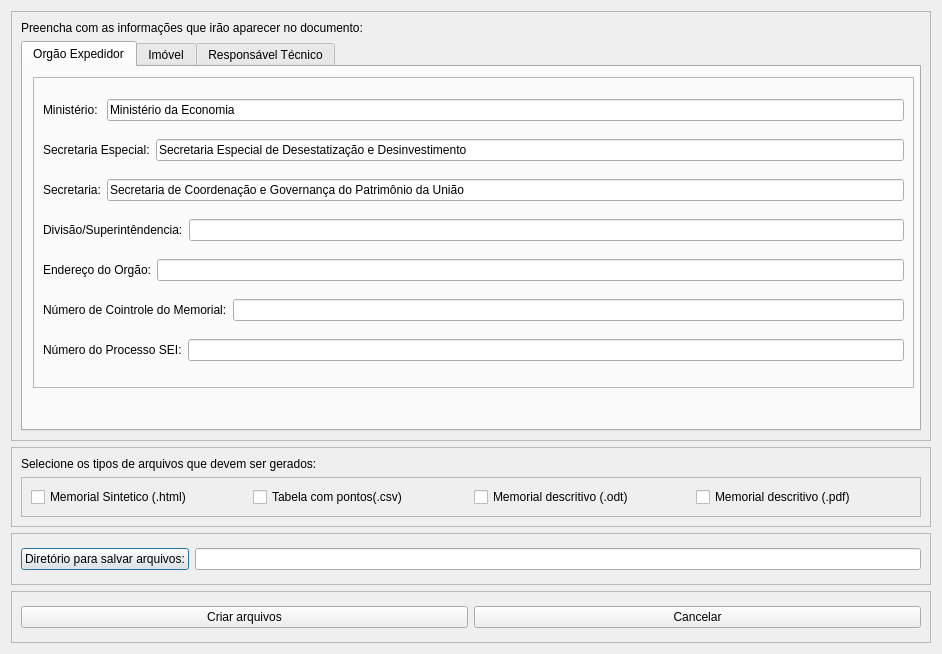
<?xml version="1.0" encoding="UTF-8"?>
<ui version="4.0">
 <class>Dialog</class>
 <widget class="QDialog" name="Dialog">
  <property name="geometry">
   <rect>
    <x>0</x>
    <y>0</y>
    <width>942</width>
    <height>654</height>
   </rect>
  </property>
  <property name="windowTitle">
   <string>Configurações dos arquivos</string>
  </property>
  <layout class="QGridLayout" name="gridLayout_7">
   <item row="6" column="0" colspan="2">
    <widget class="QFrame" name="frame_7">
     <property name="frameShape">
      <enum>QFrame::StyledPanel</enum>
     </property>
     <property name="frameShadow">
      <enum>QFrame::Sunken</enum>
     </property>
     <layout class="QVBoxLayout" name="verticalLayout_7">
      <item>
       <widget class="QLabel" name="label_23">
        <property name="text">
         <string>Selecione os tipos de arquivos que devem ser gerados:</string>
        </property>
       </widget>
      </item>
      <item>
       <widget class="QFrame" name="horizontalLayout_25">
        <property name="frameShape">
         <enum>QFrame::StyledPanel</enum>
        </property>
        <property name="frameShadow">
         <enum>QFrame::Sunken</enum>
        </property>
        <property name="midLineWidth">
         <number>0</number>
        </property>
        <layout class="QHBoxLayout" name="horizontalLayout_24">
         <item>
          <widget class="QCheckBox" name="memorialSinteticHtml">
           <property name="toolTip">
            <string>Gerar um memorial sintetico da geometria selecionada</string>
           </property>
           <property name="text">
            <string>Memorial Sintetico (.html)</string>
           </property>
          </widget>
         </item>
         <item>
          <widget class="QCheckBox" name="tableAreaCsv">
           <property name="toolTip">
            <string>Gerar uma tabela CSV com as coordenadas dos pontos da geometria selecionada.</string>
           </property>
           <property name="text">
            <string>Tabela com pontos(.csv)</string>
           </property>
          </widget>
         </item>
         <item>
          <widget class="QCheckBox" name="memorialDescritivoOdt">
           <property name="toolTip">
            <string>Gerar o memorial descritivo da geometria selecionada em formato ODT do LibreOffice.</string>
           </property>
           <property name="text">
            <string>Memorial descritivo (.odt)</string>
           </property>
          </widget>
         </item>
         <item>
          <widget class="QCheckBox" name="memorialDescritivoPdf">
           <property name="enabled">
            <bool>true</bool>
           </property>
           <property name="toolTip">
            <string>Gerar o memorial descritivo da geometria selecionada em formato PDF</string>
           </property>
           <property name="text">
            <string>Memorial descritivo (.pdf)</string>
           </property>
          </widget>
         </item>
        </layout>
       </widget>
      </item>
     </layout>
    </widget>
   </item>
   <item row="7" column="0" colspan="2">
    <widget class="QFrame" name="frame_6">
     <property name="enabled">
      <bool>true</bool>
     </property>
     <property name="frameShape">
      <enum>QFrame::StyledPanel</enum>
     </property>
     <property name="frameShadow">
      <enum>QFrame::Sunken</enum>
     </property>
     <layout class="QGridLayout" name="gridLayout_6">
      <item row="0" column="0">
       <layout class="QHBoxLayout" name="horizontalLayout_22">
        <item>
         <widget class="QPushButton" name="folderButton">
          <property name="toolTip">
           <string>Selecionar o diretorio onde serão criados os arquivos.</string>
          </property>
          <property name="text">
           <string>Diretório para salvar arquivos:</string>
          </property>
         </widget>
        </item>
        <item>
         <widget class="QLineEdit" name="folderEdit"/>
        </item>
       </layout>
      </item>
     </layout>
    </widget>
   </item>
   <item row="4" column="0" colspan="2">
    <widget class="QFrame" name="frame_5">
     <property name="frameShape">
      <enum>QFrame::StyledPanel</enum>
     </property>
     <property name="frameShadow">
      <enum>QFrame::Sunken</enum>
     </property>
     <layout class="QGridLayout" name="gridLayout_5">
      <item row="0" column="0">
       <widget class="QLabel" name="label_24">
        <property name="text">
         <string>Preencha com as informações que irão aparecer no documento:</string>
        </property>
       </widget>
      </item>
      <item row="1" column="0">
       <widget class="QTabWidget" name="tabWidget">
        <property name="sizePolicy">
         <sizepolicy hsizetype="Preferred" vsizetype="Preferred">
          <horstretch>0</horstretch>
          <verstretch>0</verstretch>
         </sizepolicy>
        </property>
        <property name="maximumSize">
         <size>
          <width>16777215</width>
          <height>16777215</height>
         </size>
        </property>
        <property name="tabShape">
         <enum>QTabWidget::Rounded</enum>
        </property>
        <property name="currentIndex">
         <number>0</number>
        </property>
        <property name="elideMode">
         <enum>Qt::ElideLeft</enum>
        </property>
        <widget class="QWidget" name="tab">
         <attribute name="title">
          <string>Orgão Expedidor</string>
         </attribute>
         <attribute name="toolTip">
          <string>Dados do Orgão que está expedindo o Memorial </string>
         </attribute>
         <widget class="QFrame" name="frame_10">
          <property name="geometry">
           <rect>
            <x>10</x>
            <y>10</y>
            <width>881</width>
            <height>311</height>
           </rect>
          </property>
          <property name="frameShape">
           <enum>QFrame::StyledPanel</enum>
          </property>
          <property name="frameShadow">
           <enum>QFrame::Raised</enum>
          </property>
          <layout class="QVBoxLayout" name="verticalLayout_9">
           <item>
            <layout class="QHBoxLayout" name="horizontalLayout_26">
             <item>
              <widget class="QLabel" name="label_25">
               <property name="focusPolicy">
                <enum>Qt::WheelFocus</enum>
               </property>
               <property name="toolTip">
                <string>Orgão máximo expeditor.</string>
               </property>
               <property name="styleSheet">
                <string notr="true"/>
               </property>
               <property name="text">
                <string>Ministério: </string>
               </property>
              </widget>
             </item>
             <item>
              <widget class="QLineEdit" name="OrgaoExpeditorEdit">
               <property name="styleSheet">
                <string notr="true">border-color: rgb(255, 0, 255)rgb(255, 85, 0)</string>
               </property>
               <property name="text">
                <string>Ministério da Economia</string>
               </property>
              </widget>
             </item>
            </layout>
           </item>
           <item>
            <layout class="QHBoxLayout" name="horizontalLayout_28">
             <item>
              <widget class="QLabel" name="label_26">
               <property name="toolTip">
                <string>Secretaria que está expedindo o documento.</string>
               </property>
               <property name="text">
                <string>Secretaria Especial:</string>
               </property>
              </widget>
             </item>
             <item>
              <widget class="QLineEdit" name="secretariaEdit">
               <property name="enabled">
                <bool>true</bool>
               </property>
               <property name="text">
                <string>Secretaria Especial de Desestatização e Desinvestimento</string>
               </property>
              </widget>
             </item>
            </layout>
           </item>
           <item>
            <layout class="QHBoxLayout" name="horizontalLayout_29">
             <item>
              <widget class="QLabel" name="label_27">
               <property name="toolTip">
                <string>Nome da superintêndencia que está expedindo o documento.</string>
               </property>
               <property name="text">
                <string>Secretaria:</string>
               </property>
              </widget>
             </item>
             <item>
              <widget class="QLineEdit" name="superintenciaEdit">
               <property name="text">
                <string>Secretaria de Coordenação e Governança do Patrimônio da União</string>
               </property>
              </widget>
             </item>
            </layout>
           </item>
           <item>
            <layout class="QHBoxLayout" name="horizontalLayout_30">
             <item>
              <widget class="QLabel" name="label_28">
               <property name="toolTip">
                <string>Nome da divisão que está expedindo o documento.</string>
               </property>
               <property name="text">
                <string>Divisão/Superintêndencia:</string>
               </property>
              </widget>
             </item>
             <item>
              <widget class="QLineEdit" name="divisaoEdit">
               <property name="text">
                <string/>
               </property>
              </widget>
             </item>
            </layout>
           </item>
           <item>
            <layout class="QHBoxLayout" name="horizontalLayout_31">
             <item>
              <widget class="QLabel" name="label_29">
               <property name="toolTip">
                <string>Endereço onde está sendo expedindo o documento.</string>
               </property>
               <property name="text">
                <string>Endereço do Orgão:</string>
               </property>
              </widget>
             </item>
             <item>
              <widget class="QLineEdit" name="enderecoOrgaoEdit">
               <property name="text">
                <string/>
               </property>
              </widget>
             </item>
            </layout>
           </item>
           <item>
            <layout class="QHBoxLayout" name="horizontalLayout_32">
             <item>
              <widget class="QLabel" name="label_30">
               <property name="toolTip">
                <string>Número de controle usado para indexar os memoriais (caso houver)</string>
               </property>
               <property name="text">
                <string>Número de Cointrole do Memorial:</string>
               </property>
              </widget>
             </item>
             <item>
              <widget class="QLineEdit" name="numMemorialEdit">
               <property name="text">
                <string/>
               </property>
              </widget>
             </item>
            </layout>
           </item>
           <item>
            <layout class="QVBoxLayout" name="verticalLayout_4">
             <item>
              <layout class="QHBoxLayout" name="horizontalLayout_20">
               <item>
                <widget class="QLabel" name="label_17">
                 <property name="toolTip">
                  <string>Número no Sistema Eletrônico de Informações.</string>
                 </property>
                 <property name="text">
                  <string>Número do Processo SEI:</string>
                 </property>
                </widget>
               </item>
               <item>
                <widget class="QLineEdit" name="numeroSeiEdit">
                 <property name="text">
                  <string/>
                 </property>
                </widget>
               </item>
              </layout>
             </item>
            </layout>
           </item>
          </layout>
         </widget>
        </widget>
        <widget class="QWidget" name="tab_2">
         <attribute name="title">
          <string>Imóvel</string>
         </attribute>
         <attribute name="toolTip">
          <string>Dados referente ao imóvel descrito no memorial.</string>
         </attribute>
         <layout class="QGridLayout" name="gridLayout_10">
          <item row="0" column="0" colspan="2">
           <widget class="QFrame" name="frame_9">
            <property name="frameShape">
             <enum>QFrame::StyledPanel</enum>
            </property>
            <property name="frameShadow">
             <enum>QFrame::Sunken</enum>
            </property>
            <layout class="QHBoxLayout" name="horizontalLayout_27">
             <item>
              <layout class="QVBoxLayout" name="verticalLayout_6">
               <item>
                <layout class="QHBoxLayout" name="horizontalLayout_5">
                 <item>
                  <widget class="QLabel" name="label">
                   <property name="toolTip">
                    <string>Nome do imóvel que vai constar no Memorial.</string>
                   </property>
                   <property name="text">
                    <string>Nome do Imóvel:</string>
                   </property>
                  </widget>
                 </item>
                 <item>
                  <widget class="QLineEdit" name="imovelEdit">
                   <property name="inputMask">
                    <string/>
                   </property>
                   <property name="text">
                    <string/>
                   </property>
                  </widget>
                 </item>
                </layout>
               </item>
               <item>
                <layout class="QHBoxLayout" name="horizontalLayout_6">
                 <item>
                  <widget class="QLabel" name="label_2">
                   <property name="toolTip">
                    <string>Nome do proprietário do imóvel. </string>
                   </property>
                   <property name="text">
                    <string>Proprietário:</string>
                   </property>
                  </widget>
                 </item>
                 <item>
                  <widget class="QLineEdit" name="proprietarioEdit">
                   <property name="text">
                    <string/>
                   </property>
                  </widget>
                 </item>
                </layout>
               </item>
               <item>
                <layout class="QHBoxLayout" name="horizontalLayout_7">
                 <item>
                  <widget class="QLabel" name="label_3">
                   <property name="toolTip">
                    <string>Rua, avenida, trecho,número e logradouro em que se encontra o imóvel.</string>
                   </property>
                   <property name="text">
                    <string>Endereço:</string>
                   </property>
                  </widget>
                 </item>
                 <item>
                  <widget class="QLineEdit" name="enderecoEdit">
                   <property name="text">
                    <string/>
                   </property>
                  </widget>
                 </item>
                </layout>
               </item>
               <item>
                <layout class="QHBoxLayout" name="horizontalLayout_8">
                 <item>
                  <widget class="QLabel" name="label_4">
                   <property name="toolTip">
                    <string>Nome do município onde se encontra o imóvel.</string>
                   </property>
                   <property name="text">
                    <string>Município:</string>
                   </property>
                  </widget>
                 </item>
                 <item>
                  <widget class="QLineEdit" name="municipioEdit">
                   <property name="text">
                    <string/>
                   </property>
                  </widget>
                 </item>
                </layout>
               </item>
               <item>
                <layout class="QHBoxLayout" name="horizontalLayout_9">
                 <item>
                  <widget class="QLabel" name="label_22">
                   <property name="toolTip">
                    <string>Nome do estado onde se encontra o imóvel.</string>
                   </property>
                   <property name="text">
                    <string>UF:</string>
                   </property>
                  </widget>
                 </item>
                 <item>
                  <widget class="QLineEdit" name="ufEdit">
                   <property name="text">
                    <string/>
                   </property>
                  </widget>
                 </item>
                </layout>
               </item>
               <item>
                <layout class="QHBoxLayout" name="horizontalLayout_35">
                 <item>
                  <widget class="QLabel" name="label_32">
                   <property name="toolTip">
                    <string>Nome da comarca onde o imóvel foi registrado.</string>
                   </property>
                   <property name="text">
                    <string>Comarca:</string>
                   </property>
                  </widget>
                 </item>
                 <item>
                  <widget class="QLineEdit" name="comarcaEdit">
                   <property name="text">
                    <string/>
                   </property>
                  </widget>
                 </item>
                </layout>
               </item>
              </layout>
             </item>
             <item>
              <layout class="QVBoxLayout" name="verticalLayout_5">
               <item>
                <layout class="QHBoxLayout" name="horizontalLayout_10">
                 <item>
                  <widget class="QLabel" name="label_8">
                   <property name="toolTip">
                    <string>Matrícula do imóvel na comarca. </string>
                   </property>
                   <property name="text">
                    <string>Matrícula:</string>
                   </property>
                  </widget>
                 </item>
                 <item>
                  <widget class="QLineEdit" name="matriculaEdit">
                   <property name="text">
                    <string/>
                   </property>
                  </widget>
                 </item>
                </layout>
               </item>
               <item>
                <layout class="QHBoxLayout" name="horizontalLayout_11">
                 <item>
                  <widget class="QLabel" name="label_9">
                   <property name="toolTip">
                    <string>Registro Imobiliario Patrimonial.</string>
                   </property>
                   <property name="text">
                    <string>RIP:</string>
                   </property>
                  </widget>
                 </item>
                 <item>
                  <widget class="QLineEdit" name="ripEdit">
                   <property name="text">
                    <string/>
                   </property>
                  </widget>
                 </item>
                </layout>
               </item>
               <item>
                <layout class="QHBoxLayout" name="horizontalLayout_12">
                 <item>
                  <widget class="QLabel" name="label_10">
                   <property name="toolTip">
                    <string>Número de Bem Patrimonial  </string>
                   </property>
                   <property name="text">
                    <string>NBP:</string>
                   </property>
                  </widget>
                 </item>
                 <item>
                  <widget class="QLineEdit" name="nbpEdit">
                   <property name="text">
                    <string/>
                   </property>
                  </widget>
                 </item>
                </layout>
               </item>
               <item>
                <layout class="QHBoxLayout" name="horizontalLayout_13">
                 <item>
                  <widget class="QLabel" name="label_20">
                   <property name="toolTip">
                    <string>Código de cadastro no INCRA.</string>
                   </property>
                   <property name="text">
                    <string>Código INCRA:</string>
                   </property>
                  </widget>
                 </item>
                 <item>
                  <widget class="QLineEdit" name="codIncraEdit">
                   <property name="text">
                    <string/>
                   </property>
                  </widget>
                 </item>
                </layout>
               </item>
               <item>
                <layout class="QHBoxLayout" name="horizontalLayout_36">
                 <item>
                  <widget class="QLabel" name="label_33">
                   <property name="toolTip">
                    <string>&lt;html&gt;&lt;head/&gt;&lt;body&gt;&lt;p&gt;Código da planta correspondente. Exemplo: 01/2018 DIIUP-SPU-MG&lt;/p&gt;&lt;/body&gt;&lt;/html&gt;</string>
                   </property>
                   <property name="text">
                    <string>Planta correspondente:</string>
                   </property>
                  </widget>
                 </item>
                 <item>
                  <widget class="QLineEdit" name="plantaCorrespondenteEdit">
                   <property name="text">
                    <string/>
                   </property>
                  </widget>
                 </item>
                </layout>
               </item>
              </layout>
             </item>
            </layout>
           </widget>
          </item>
          <item row="1" column="1">
           <widget class="QFrame" name="frame">
            <property name="frameShape">
             <enum>QFrame::StyledPanel</enum>
            </property>
            <property name="frameShadow">
             <enum>QFrame::Sunken</enum>
            </property>
            <layout class="QGridLayout" name="gridLayout">
             <item row="0" column="0">
              <layout class="QVBoxLayout" name="verticalLayout">
               <item>
                <layout class="QHBoxLayout" name="horizontalLayout">
                 <item>
                  <widget class="QLabel" name="label_19">
                   <property name="toolTip">
                    <string>Fator kappa usado</string>
                   </property>
                   <property name="text">
                    <string>Fator Kappa:</string>
                   </property>
                  </widget>
                 </item>
                 <item>
                  <widget class="QLineEdit" name="kappaEdit">
                   <property name="text">
                    <string>0.9996</string>
                   </property>
                  </widget>
                 </item>
                </layout>
               </item>
               <item>
                <layout class="QHBoxLayout" name="horizontalLayout_2">
                 <item>
                  <widget class="QLabel" name="label_6">
                   <property name="toolTip">
                    <string>Meridiano Central usado no mapa.</string>
                   </property>
                   <property name="text">
                    <string>Meridiano Central:</string>
                   </property>
                  </widget>
                 </item>
                 <item>
                  <widget class="QLineEdit" name="meridianoEdit"/>
                 </item>
                </layout>
               </item>
               <item>
                <layout class="QHBoxLayout" name="horizontalLayout_3">
                 <item>
                  <widget class="QLabel" name="label_7">
                   <property name="toolTip">
                    <string>Convergencia Meridiana usada no mapa.</string>
                   </property>
                   <property name="text">
                    <string>Convergencia Meridiana:</string>
                   </property>
                  </widget>
                 </item>
                 <item>
                  <widget class="QLineEdit" name="convergenciaEdit">
                   <property name="text">
                    <string/>
                   </property>
                  </widget>
                 </item>
                </layout>
               </item>
               <item>
                <layout class="QHBoxLayout" name="horizontalLayout_4">
                 <item>
                  <widget class="QLabel" name="label_21">
                   <property name="toolTip">
                    <string>&lt;html&gt;&lt;head/&gt;&lt;body&gt;&lt;p&gt;Nome do Sistema de Projeção usado no mapa. Aqui deve ser utilizado &amp;quot;UTM Zone 23S&amp;quot;&lt;/p&gt;&lt;/body&gt;&lt;/html&gt;</string>
                   </property>
                   <property name="text">
                    <string>Sistema  de projeção:</string>
                   </property>
                  </widget>
                 </item>
                 <item>
                  <widget class="QLineEdit" name="projectionEdit">
                   <property name="text">
                    <string/>
                   </property>
                  </widget>
                 </item>
                </layout>
               </item>
               <item>
                <layout class="QHBoxLayout" name="horizontalLayout_23">
                 <item>
                  <widget class="QLabel" name="label_5">
                   <property name="toolTip">
                    <string>&lt;html&gt;&lt;head/&gt;&lt;body&gt;&lt;p&gt;Nome do DATUM usado no mapa. Aqui deve ser usado o DATUM SIRGAS 2000&lt;/p&gt;&lt;/body&gt;&lt;/html&gt;</string>
                   </property>
                   <property name="text">
                    <string>DATUM:</string>
                   </property>
                  </widget>
                 </item>
                 <item>
                  <widget class="QLineEdit" name="datumEdit"/>
                 </item>
                </layout>
               </item>
              </layout>
             </item>
            </layout>
           </widget>
          </item>
          <item row="1" column="0">
           <widget class="QFrame" name="frame_2">
            <property name="frameShape">
             <enum>QFrame::StyledPanel</enum>
            </property>
            <property name="frameShadow">
             <enum>QFrame::Sunken</enum>
            </property>
            <layout class="QGridLayout" name="gridLayout_2">
             <item row="0" column="0">
              <layout class="QVBoxLayout" name="verticalLayout_2">
               <item>
                <layout class="QHBoxLayout" name="horizontalLayout_14">
                 <item>
                  <widget class="QLabel" name="label_11">
                   <property name="toolTip">
                    <string>&lt;html&gt;&lt;head/&gt;&lt;body&gt;&lt;p&gt;Rede Brasileira de Monitoramento Contínuo dos Sistemas GNSS&lt;/p&gt;&lt;/body&gt;&lt;/html&gt;</string>
                   </property>
                   <property name="text">
                    <string>Estação RBMC de origem:</string>
                   </property>
                  </widget>
                 </item>
                 <item>
                  <widget class="QLineEdit" name="rbmcOrigemEdit">
                   <property name="text">
                    <string/>
                   </property>
                  </widget>
                 </item>
                </layout>
               </item>
               <item>
                <layout class="QHBoxLayout" name="horizontalLayout_15">
                 <item>
                  <widget class="QLabel" name="label_12">
                   <property name="toolTip">
                    <string>Coodenada Leste da RBMC.</string>
                   </property>
                   <property name="text">
                    <string>Coordenada E da RBMC:</string>
                   </property>
                  </widget>
                 </item>
                 <item>
                  <widget class="QLineEdit" name="rbmcEsteEdit">
                   <property name="text">
                    <string/>
                   </property>
                  </widget>
                 </item>
                </layout>
               </item>
               <item>
                <layout class="QHBoxLayout" name="horizontalLayout_16">
                 <item>
                  <widget class="QLabel" name="label_13">
                   <property name="toolTip">
                    <string>Coodenada Norte da RBMC.</string>
                   </property>
                   <property name="text">
                    <string>Coordenada N da RBMC:</string>
                   </property>
                  </widget>
                 </item>
                 <item>
                  <widget class="QLineEdit" name="rbmcNorteEdit">
                   <property name="text">
                    <string/>
                   </property>
                  </widget>
                 </item>
                </layout>
               </item>
               <item>
                <layout class="QHBoxLayout" name="horizontalLayout_17">
                 <item>
                  <widget class="QLabel" name="label_14">
                   <property name="toolTip">
                    <string>Localização da Estacão RBMC.</string>
                   </property>
                   <property name="text">
                    <string>Localização da Estação RBMC:</string>
                   </property>
                  </widget>
                 </item>
                 <item>
                  <widget class="QLineEdit" name="localRbmcEdit">
                   <property name="text">
                    <string/>
                   </property>
                  </widget>
                 </item>
                </layout>
               </item>
              </layout>
             </item>
            </layout>
           </widget>
          </item>
         </layout>
        </widget>
        <widget class="QWidget" name="tab_3">
         <attribute name="title">
          <string>Responsável Técnico</string>
         </attribute>
         <attribute name="toolTip">
          <string>Dados do resposável técnico que está gerando o Memorial.</string>
         </attribute>
         <layout class="QGridLayout" name="gridLayout_11">
          <item row="0" column="0">
           <widget class="QFrame" name="frame_3">
            <property name="frameShape">
             <enum>QFrame::NoFrame</enum>
            </property>
            <property name="frameShadow">
             <enum>QFrame::Sunken</enum>
            </property>
            <layout class="QHBoxLayout" name="horizontalLayout_34">
             <item>
              <layout class="QVBoxLayout" name="verticalLayout_3">
               <item>
                <layout class="QHBoxLayout" name="horizontalLayout_18">
                 <item>
                  <widget class="QLabel" name="label_15">
                   <property name="toolTip">
                    <string>Nome do responsável técnico que está gerando o documento.</string>
                   </property>
                   <property name="text">
                    <string>Responsável Técnico:</string>
                   </property>
                  </widget>
                 </item>
                 <item>
                  <widget class="QLineEdit" name="autorEdit">
                   <property name="text">
                    <string/>
                   </property>
                  </widget>
                 </item>
                </layout>
               </item>
               <item>
                <layout class="QHBoxLayout" name="horizontalLayout_33">
                 <item>
                  <widget class="QLabel" name="label_31">
                   <property name="toolTip">
                    <string>Cargo que o Responsável técnico ocupa dentro do orgão.</string>
                   </property>
                   <property name="text">
                    <string>Cargo</string>
                   </property>
                  </widget>
                 </item>
                 <item>
                  <widget class="QLineEdit" name="officeResponsibleEdit">
                   <property name="text">
                    <string/>
                   </property>
                  </widget>
                 </item>
                </layout>
               </item>
               <item>
                <layout class="QHBoxLayout" name="horizontalLayout_19">
                 <item>
                  <widget class="QLabel" name="label_16">
                   <property name="text">
                    <string/>
                   </property>
                  </widget>
                 </item>
                 <item>
                  <widget class="QComboBox" name="creaCau">
                   <property name="toolTip">
                    <string>Selecione o tipo de identificador que será usado para identificar o técnico responsável.</string>
                   </property>
                   <item>
                    <property name="text">
                     <string>CREA</string>
                    </property>
                   </item>
                   <item>
                    <property name="text">
                     <string>CAU</string>
                    </property>
                   </item>
                  </widget>
                 </item>
                 <item>
                  <widget class="QLineEdit" name="creaEdit">
                   <property name="text">
                    <string/>
                   </property>
                  </widget>
                 </item>
                </layout>
               </item>
               <item>
                <layout class="QHBoxLayout" name="horizontalLayout_37">
                 <item>
                  <widget class="QLabel" name="label_18">
                   <property name="toolTip">
                    <string>Cidade onde </string>
                   </property>
                   <property name="text">
                    <string>Cidade</string>
                   </property>
                  </widget>
                 </item>
                 <item>
                  <widget class="QLineEdit" name="mucipioResponsavelEdit">
                   <property name="toolTip">
                    <string>Cidade onde o Responsável está gerando o documento</string>
                   </property>
                   <property name="text">
                    <string/>
                   </property>
                  </widget>
                 </item>
                </layout>
               </item>
              </layout>
             </item>
            </layout>
           </widget>
          </item>
         </layout>
        </widget>
       </widget>
      </item>
     </layout>
    </widget>
   </item>
   <item row="8" column="0" colspan="2">
    <widget class="QFrame" name="frame_8">
     <property name="frameShape">
      <enum>QFrame::StyledPanel</enum>
     </property>
     <property name="frameShadow">
      <enum>QFrame::Raised</enum>
     </property>
     <layout class="QGridLayout" name="gridLayout_8">
      <item row="0" column="0">
       <widget class="QPushButton" name="createButton">
        <property name="text">
         <string>Criar arquivos</string>
        </property>
       </widget>
      </item>
      <item row="0" column="1">
       <widget class="QPushButton" name="closeButton">
        <property name="text">
         <string>Cancelar</string>
        </property>
       </widget>
      </item>
     </layout>
    </widget>
   </item>
  </layout>
 </widget>
 <tabstops>
  <tabstop>tableAreaCsv</tabstop>
  <tabstop>closeButton</tabstop>
  <tabstop>memorialSinteticHtml</tabstop>
  <tabstop>memorialDescritivoPdf</tabstop>
  <tabstop>kappaEdit</tabstop>
  <tabstop>memorialDescritivoOdt</tabstop>
  <tabstop>rbmcOrigemEdit</tabstop>
  <tabstop>rbmcEsteEdit</tabstop>
  <tabstop>rbmcNorteEdit</tabstop>
  <tabstop>localRbmcEdit</tabstop>
  <tabstop>numeroSeiEdit</tabstop>
  <tabstop>createButton</tabstop>
  <tabstop>meridianoEdit</tabstop>
  <tabstop>convergenciaEdit</tabstop>
  <tabstop>projectionEdit</tabstop>
  <tabstop>datumEdit</tabstop>
  <tabstop>autorEdit</tabstop>
  <tabstop>creaEdit</tabstop>
  <tabstop>imovelEdit</tabstop>
  <tabstop>proprietarioEdit</tabstop>
  <tabstop>enderecoEdit</tabstop>
  <tabstop>municipioEdit</tabstop>
  <tabstop>ufEdit</tabstop>
  <tabstop>matriculaEdit</tabstop>
  <tabstop>ripEdit</tabstop>
  <tabstop>nbpEdit</tabstop>
  <tabstop>codIncraEdit</tabstop>
  <tabstop>folderButton</tabstop>
  <tabstop>folderEdit</tabstop>
 </tabstops>
 <resources/>
 <connections/>
</ui>
